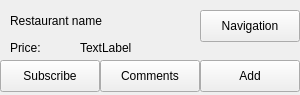
<?xml version="1.0" encoding="UTF-8"?>
<ui version="4.0">
 <class>RestaurantInfoForm</class>
 <widget class="QWidget" name="RestaurantInfoForm">
  <property name="geometry">
   <rect>
    <x>0</x>
    <y>0</y>
    <width>300</width>
    <height>95</height>
   </rect>
  </property>
  <property name="contextMenuPolicy">
   <enum>Qt::NoContextMenu</enum>
  </property>
  <property name="windowTitle">
   <string notr="true">Form</string>
  </property>
  <property name="styleSheet">
   <string notr="true"/>
  </property>
  <widget class="QLabel" name="label_RestaurantName">
   <property name="geometry">
    <rect>
     <x>10</x>
     <y>10</y>
     <width>201</width>
     <height>21</height>
    </rect>
   </property>
   <property name="text">
    <string notr="true">Restaurant name</string>
   </property>
   <property name="textInteractionFlags">
    <set>Qt::NoTextInteraction</set>
   </property>
  </widget>
  <widget class="QLabel" name="_label_price">
   <property name="geometry">
    <rect>
     <x>10</x>
     <y>40</y>
     <width>71</width>
     <height>16</height>
    </rect>
   </property>
   <property name="text">
    <string>Price:</string>
   </property>
  </widget>
  <widget class="QLabel" name="label_price">
   <property name="geometry">
    <rect>
     <x>80</x>
     <y>40</y>
     <width>61</width>
     <height>16</height>
    </rect>
   </property>
   <property name="text">
    <string notr="true">TextLabel</string>
   </property>
  </widget>
  <widget class="QLabel" name="label_spin">
   <property name="geometry">
    <rect>
     <x>100</x>
     <y>110</y>
     <width>32</width>
     <height>32</height>
    </rect>
   </property>
   <property name="text">
    <string notr="true">TextLabel</string>
   </property>
   <property name="textFormat">
    <enum>Qt::PlainText</enum>
   </property>
   <property name="textInteractionFlags">
    <set>Qt::NoTextInteraction</set>
   </property>
  </widget>
  <widget class="QPushButton" name="btnShow">
   <property name="geometry">
    <rect>
     <x>100</x>
     <y>60</y>
     <width>100</width>
     <height>32</height>
    </rect>
   </property>
   <property name="text">
    <string>Comments</string>
   </property>
  </widget>
  <widget class="QPushButton" name="btnAdd">
   <property name="geometry">
    <rect>
     <x>200</x>
     <y>60</y>
     <width>100</width>
     <height>32</height>
    </rect>
   </property>
   <property name="text">
    <string>Add</string>
   </property>
  </widget>
  <widget class="QListWidget" name="listComment">
   <property name="geometry">
    <rect>
     <x>0</x>
     <y>100</y>
     <width>300</width>
     <height>150</height>
    </rect>
   </property>
  </widget>
  <widget class="QPushButton" name="btnCommit">
   <property name="geometry">
    <rect>
     <x>210</x>
     <y>260</y>
     <width>90</width>
     <height>28</height>
    </rect>
   </property>
   <property name="text">
    <string>Commit</string>
   </property>
  </widget>
  <widget class="QLineEdit" name="txtComment">
   <property name="geometry">
    <rect>
     <x>0</x>
     <y>260</y>
     <width>211</width>
     <height>28</height>
    </rect>
   </property>
  </widget>
  <widget class="QPushButton" name="btnRouting">
   <property name="geometry">
    <rect>
     <x>200</x>
     <y>10</y>
     <width>100</width>
     <height>32</height>
    </rect>
   </property>
   <property name="text">
    <string>Navigation</string>
   </property>
  </widget>
  <widget class="QPushButton" name="btnSubs">
   <property name="geometry">
    <rect>
     <x>0</x>
     <y>60</y>
     <width>100</width>
     <height>32</height>
    </rect>
   </property>
   <property name="text">
    <string>Subscribe</string>
   </property>
  </widget>
 </widget>
 <resources/>
 <connections/>
</ui>
